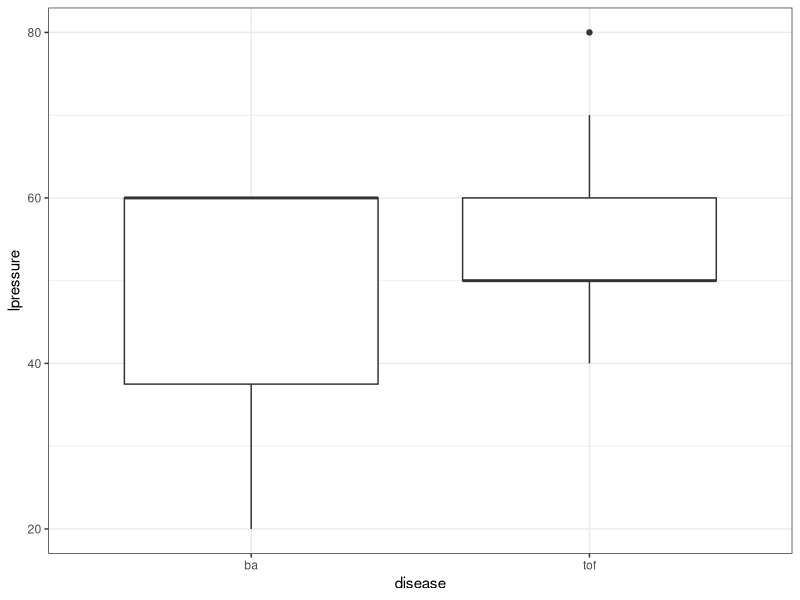
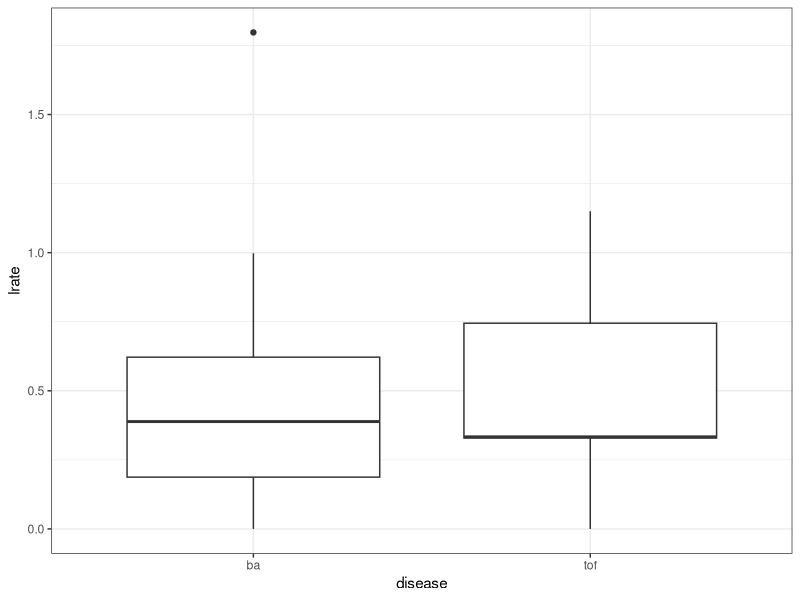
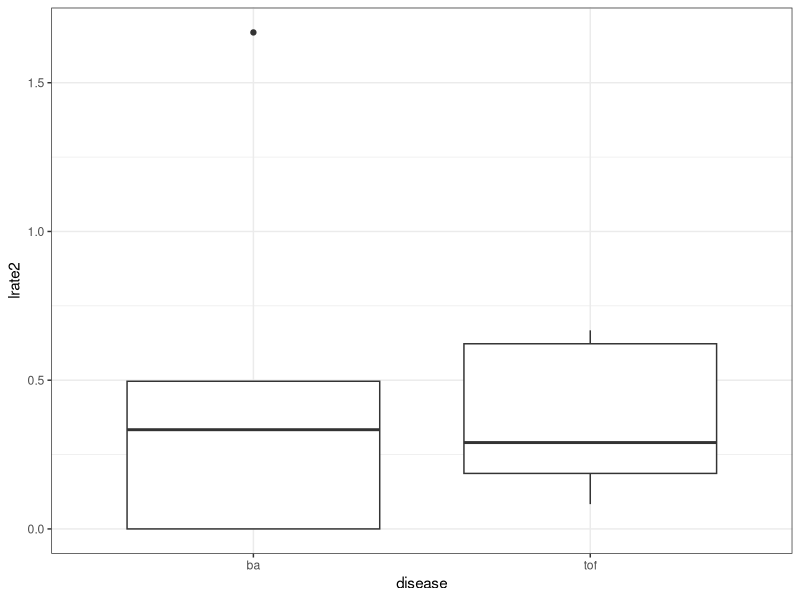

Reproduce these figures in R, in order.
## ---- chunk 1
knitr::opts_chunk$set(echo = TRUE)
## ---- chunk 2
install.packages("tidyverse", repos = "http://cran.us.r-project.org")
library(tidyverse)
library(ggplot2)
## ---- chunk 3
getwd()
setwd("/Users/thomasholm-weber/Desktop/bil/bil2/data")
bil = read_csv("bil.csv")
## ---- chunk 4
mean(bil$age_at_doi, na.rm = T)
mean(bil$bp_sys_mean, na.rm = T)
mean(bil$bp_dia_mean, na.rm = T)
mean(bil$hr_mean, na.rm = T)

glimpse(bil$bp_mean_dia)
## ---- chunk 5
bil$disease = recode(bil$disease, "1" = "ba", "2" = "tof")

ba = bil %>% filter(disease=="ba")
tof = bil %>% filter(disease=="tof")
## ---- chunk 6
mean(tof$age_at_doi, na.rm = T)
mean(tof$bp_sys_mean, na.rm = T)
mean(tof$bp_dia_mean, na.rm = T)
mean(tof$hr_mean, na.rm = T)
## ---- chunk 7
mean(ba$age_at_doi, na.rm = T)
mean(ba$bp_sys_mean, na.rm = T)
mean(ba$bp_dia_mean, na.rm = T)
mean(ba$hr_mean, na.rm = T)
## ---- chunk 8
mean(tof$lrate, na.rm = T)
mean(tof$lrate_2, na.rm = T)
mean(tof$lpressure, na.rm = T)
## ---- chunk 9
mean(ba$lrate, na.rm = T)
mean(ba$lrate_2, na.rm = T)
mean(ba$lpressure, na.rm = T)
## ---- chunk 10
mean(tof$mritype_t, na.rm = T)
## ---- chunk 11
mean(ba$mritype_t, na.rm = T)
## ---- chunk 12
ggplot(bil, aes(x = disease, y = lpressure)) +
  geom_boxplot() +
  labs(x = "disease", y = "lpressure") + theme_bw()

## ---- chunk 13
ggplot(bil, aes(x = disease, y = lrate)) +
  geom_boxplot() +
  labs(x = "disease", y = "lrate") + theme_bw()
## ---- chunk 14
ggplot(bil, aes(x = disease, y = lrate_2)) +
  geom_boxplot() +
  labs(x = "disease", y = "lrate2") + theme_bw()

